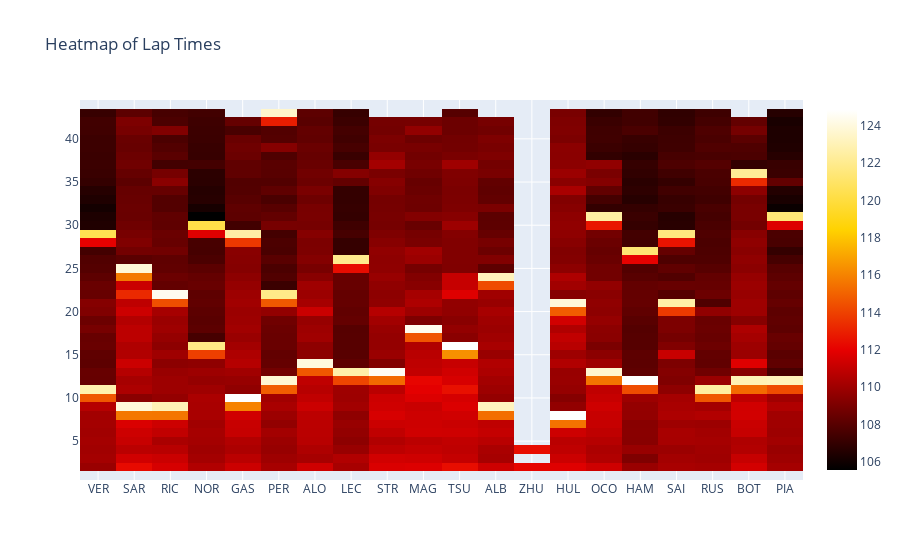

The notebook cell saved with this chart:
### Code cell
fig = go.Figure(data=go.Heatmap(
        z=lap_times_df[(lap_times_df<125)&(lap_times_df>105)].values,
        x=lap_times_df.columns,
        y=lap_times_df.index,
        colorscale='hot'))
fig.update_layout(
    title='Heatmap of Lap Times')
fig.show()

### Figure 1 — Plotly figure (JSON) as saved in the notebook; plotly's stock layout.template omitted (floating-point values rounded to 4 significant figures; data arrays with more than 128 entries replaced by an {"elided": "..."} marker saying what was removed)
{"data": [{"colorscale": [[0, "rgb(0,0,0)"], [0.3333, "rgb(230,0,0)"], [0.6667, "rgb(255,210,0)"], [1, "rgb(255,255,255)"]], "type": "heatmap", "x": ["VER", "SAR", "RIC", "NOR", "GAS", "PER", "ALO", "LEC", "STR", "MAG", "TSU", "ALB", "ZHU", "HUL", "OCO", "HAM", "SAI", "RUS", "BOT", "PIA"], "y": [1, 2, 3, 4, 5, 6, 7, 8, 9, 10, 11, 12, 13, 14, 15, 16, 17, 18, 19, 20, 21, 22, 23, 24, 25, 26, 27, 28, 29, 30, 31, 32, 33, 34, 35, 36, 37, 38, 39, 40, 41, 42, 43, 44], "z": {"elided": "44x20 float values"}}], "layout": {"title": {"text": "Heatmap of Lap Times"}}}
